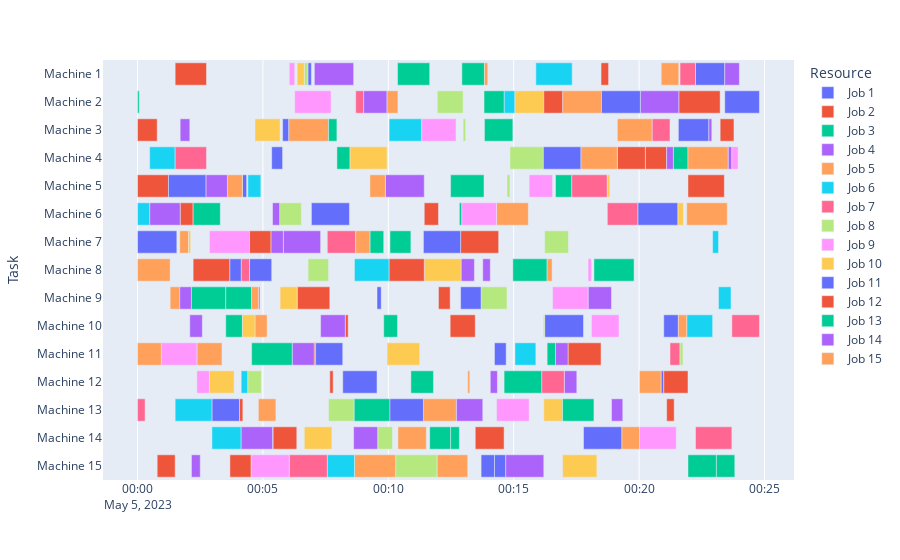

The notebook cell saved with this chart:
### Code cell
gantt_chart(schedule, times1, machines1)

### Figure 1 — Plotly figure (JSON) as saved in the notebook; plotly's stock layout.template omitted (floating-point values rounded to 4 significant figures)
{"data": [{"alignmentgroup": "True", "base": ["2023-05-05 0:22:15", "2023-05-05 0:23:25", "2023-05-05 0:05:47", "2023-05-05 0:05:21", "2023-05-05 0:04:11", "2023-05-05 0:19:57", "2023-05-05 0:00:00", "2023-05-05 0:04:28", "2023-05-05 0:09:33", "2023-05-05 0:16:14", "2023-05-05 0:07:06", "2023-05-05 0:08:11", "2023-05-05 0:02:58", "2023-05-05 0:17:47", "2023-05-05 0:14:14"], "hovertemplate": "Resource=Job 1<br>Start=%{base}<br>Finish=%{x}<br>Task=%{y}<extra></extra>", "legendgroup": "Job 1", "marker": {"color": "#636efa", "pattern": {"shape": ""}}, "name": "Job 1", "offsetgroup": "Job 1", "orientation": "h", "showlegend": true, "textposition": "auto", "type": "bar", "x": [70000, 83000, 15000, 26000, 10000, 96000, 94000, 53000, 10000, 93000, 65000, 82000, 66000, 92000, 27000], "xaxis": "x", "y": ["Machine 1", "Machine 2", "Machine 3", "Machine 4", "Machine 5", "Machine 6", "Machine 7", "Machine 8", "Machine 9", "Machine 10", "Machine 11", "Machine 12", "Machine 13", "Machine 14", "Machine 15"], "yaxis": "y"}, {"alignmentgroup": "True", "base": ["2023-05-05 0:18:29", "2023-05-05 0:21:35", "2023-05-05 0:23:14", "2023-05-05 0:20:15", "2023-05-05 0:00:00", "2023-05-05 0:01:42", "2023-05-05 0:12:53", "2023-05-05 0:02:13", "2023-05-05 0:06:22", "2023-05-05 0:08:17", "2023-05-05 0:17:10", "2023-05-05 0:07:40", "2023-05-05 0:21:06", "2023-05-05 0:05:24", "2023-05-05 0:03:41"], "hovertemplate": "Resource=Job 2<br>Start=%{base}<br>Finish=%{x}<br>Task=%{y}<extra></extra>", "legendgroup": "Job 2", "marker": {"color": "#EF553B", "pattern": {"shape": ""}}, "name": "Job 2", "offsetgroup": "Job 2", "orientation": "h", "showlegend": true, "textposition": "auto", "type": "bar", "x": [18000, 99000, 33000, 51000, 74000, 31000, 91000, 88000, 78000, 7000, 79000, 8000, 18000, 57000, 51000], "xaxis": "x", "y": ["Machine 1", "Machine 2", "Machine 3", "Machine 4", "Machine 5", "Machine 6", "Machine 7", "Machine 8", "Machine 9", "Machine 10", "Machine 11", "Machine 12", "Machine 13", "Machine 14", "Machine 15"], "yaxis": "y"}, {"alignmentgroup": "True", "base": ["2023-05-05 0:12:56", "2023-05-05 0:00:00", "2023-05-05 0:13:50", "2023-05-05 0:21:22", "2023-05-05 0:16:40", "2023-05-05 0:12:50", "2023-05-05 0:10:04", "2023-05-05 0:14:58", "2023-05-05 0:02:09", "2023-05-05 0:03:31", "2023-05-05 0:16:20", "2023-05-05 0:10:54", "2023-05-05 0:08:38", "2023-05-05 0:12:29", "2023-05-05 0:21:57"], "hovertemplate": "Resource=Job 3<br>Start=%{base}<br>Finish=%{x}<br>Task=%{y}<extra></extra>", "legendgroup": "Job 3", "marker": {"color": "#00cc96", "pattern": {"shape": ""}}, "name": "Job 3", "offsetgroup": "Job 3", "orientation": "h", "showlegend": true, "textposition": "auto", "type": "bar", "x": [54000, 4000, 68000, 35000, 39000, 6000, 50000, 82000, 82000, 40000, 20000, 54000, 86000, 21000, 68000], "xaxis": "x", "y": ["Machine 1", "Machine 2", "Machine 3", "Machine 4", "Machine 5", "Machine 6", "Machine 7", "Machine 8", "Machine 9", "Machine 10", "Machine 11", "Machine 12", "Machine 13", "Machine 14", "Machine 15"], "yaxis": "y"}, {"alignmentgroup": "True", "base": ["2023-05-05 0:07:03", "2023-05-05 0:20:03", "2023-05-05 0:01:42", "2023-05-05 0:23:33", "2023-05-05 0:09:53", "2023-05-05 0:00:29", "2023-05-05 0:05:19", "2023-05-05 0:12:54", "2023-05-05 0:17:58", "2023-05-05 0:02:05", "2023-05-05 0:06:10", "2023-05-05 0:17:01", "2023-05-05 0:18:54", "2023-05-05 0:08:37", "2023-05-05 0:14:41"], "hovertemplate": "Resource=Job 4<br>Start=%{base}<br>Finish=%{x}<br>Task=%{y}<extra></extra>", "legendgroup": "Job 4", "marker": {"color": "#ab63fa", "pattern": {"shape": ""}}, "name": "Job 4", "offsetgroup": "Job 4", "orientation": "h", "showlegend": true, "textposition": "auto", "type": "bar", "x": [94000, 92000, 23000, 9000, 93000, 73000, 30000, 32000, 56000, 30000, 53000, 30000, 27000, 58000, 91000], "xaxis": "x", "y": ["Machine 1", "Machine 2", "Machine 3", "Machine 4", "Machine 5", "Machine 6", "Machine 7", "Machine 8", "Machine 9", "Machine 10", "Machine 11", "Machine 12", "Machine 13", "Machine 14", "Machine 15"], "yaxis": "y"}, {"alignmentgroup": "True", "base": ["2023-05-05 0:20:53", "2023-05-05 0:16:57", "2023-05-05 0:06:02", "2023-05-05 0:21:57", "2023-05-05 0:03:35", "2023-05-05 0:14:19", "2023-05-05 0:01:41", "2023-05-05 0:00:00", "2023-05-05 0:01:18", "2023-05-05 0:04:41", "2023-05-05 0:02:22", "2023-05-05 0:20:01", "2023-05-05 0:11:24", "2023-05-05 0:19:19", "2023-05-05 0:08:39"], "hovertemplate": "Resource=Job 5<br>Start=%{base}<br>Finish=%{x}<br>Task=%{y}<extra></extra>", "legendgroup": "Job 5", "marker": {"color": "#FFA15A", "pattern": {"shape": ""}}, "name": "Job 5", "offsetgroup": "Job 5", "orientation": "h", "showlegend": true, "textposition": "auto", "type": "bar", "x": [42000, 93000, 95000, 96000, 36000, 76000, 21000, 78000, 23000, 29000, 60000, 52000, 79000, 42000, 99000], "xaxis": "x", "y": ["Machine 1", "Machine 2", "Machine 3", "Machine 4", "Machine 5", "Machine 6", "Machine 7", "Machine 8", "Machine 9", "Machine 10", "Machine 11", "Machine 12", "Machine 13", "Machine 14", "Machine 15"], "yaxis": "y"}, {"alignmentgroup": "True", "base": ["2023-05-05 0:15:53", "2023-05-05 0:14:37", "2023-05-05 0:10:02", "2023-05-05 0:00:29", "2023-05-05 0:04:24", "2023-05-05 0:00:00", "2023-05-05 0:22:56", "2023-05-05 0:08:39", "2023-05-05 0:23:10", "2023-05-05 0:21:54", "2023-05-05 0:15:03", "2023-05-05 0:04:08", "2023-05-05 0:01:30", "2023-05-05 0:02:58", "2023-05-05 0:07:34"], "hovertemplate": "Resource=Job 6<br>Start=%{base}<br>Finish=%{x}<br>Task=%{y}<extra></extra>", "legendgroup": "Job 6", "marker": {"color": "#19d3f3", "pattern": {"shape": ""}}, "name": "Job 6", "offsetgroup": "Job 6", "orientation": "h", "showlegend": true, "textposition": "auto", "type": "bar", "x": [87000, 26000, 78000, 61000, 31000, 29000, 14000, 83000, 30000, 62000, 50000, 16000, 88000, 70000, 65000], "xaxis": "x", "y": ["Machine 1", "Machine 2", "Machine 3", "Machine 4", "Machine 5", "Machine 6", "Machine 7", "Machine 8", "Machine 9", "Machine 10", "Machine 11", "Machine 12", "Machine 13", "Machine 14", "Machine 15"], "yaxis": "y"}, {"alignmentgroup": "True", "base": ["2023-05-05 0:21:38", "2023-05-05 0:08:42", "2023-05-05 0:20:31", "2023-05-05 0:01:30", "2023-05-05 0:17:19", "2023-05-05 0:18:44", "2023-05-05 0:07:34", "2023-05-05 0:04:08", "2023-05-05 0:04:49", "2023-05-05 0:23:42", "2023-05-05 0:21:14", "2023-05-05 0:16:07", "2023-05-05 0:00:00", "2023-05-05 0:22:15", "2023-05-05 0:06:03"], "hovertemplate": "Resource=Job 7<br>Start=%{base}<br>Finish=%{x}<br>Task=%{y}<extra></extra>", "legendgroup": "Job 7", "marker": {"color": "#FF6692", "pattern": {"shape": ""}}, "name": "Job 7", "offsetgroup": "Job 7", "orientation": "h", "showlegend": true, "textposition": "auto", "type": "bar", "x": [37000, 19000, 43000, 75000, 85000, 73000, 68000, 20000, 4000, 66000, 24000, 54000, 18000, 87000, 91000], "xaxis": "x", "y": ["Machine 1", "Machine 2", "Machine 3", "Machine 4", "Machine 5", "Machine 6", "Machine 7", "Machine 8", "Machine 9", "Machine 10", "Machine 11", "Machine 12", "Machine 13", "Machine 14", "Machine 15"], "yaxis": "y"}, {"alignmentgroup": "True", "base": ["2023-05-05 0:06:39", "2023-05-05 0:11:57", "2023-05-05 0:12:59", "2023-05-05 0:14:51", "2023-05-05 0:14:44", "2023-05-05 0:05:40", "2023-05-05 0:16:14", "2023-05-05 0:06:48", "2023-05-05 0:13:42", "2023-05-05 0:16:11", "2023-05-05 0:21:38", "2023-05-05 0:04:24", "2023-05-05 0:07:37", "2023-05-05 0:09:35", "2023-05-05 0:10:18"], "hovertemplate": "Resource=Job 8<br>Start=%{base}<br>Finish=%{x}<br>Task=%{y}<extra></extra>", "legendgroup": "Job 8", "marker": {"color": "#B6E880", "pattern": {"shape": ""}}, "name": "Job 8", "offsetgroup": "Job 8", "orientation": "h", "showlegend": true, "textposition": "auto", "type": "bar", "x": [9000, 62000, 6000, 80000, 7000, 52000, 57000, 49000, 62000, 3000, 7000, 32000, 61000, 35000, 99000], "xaxis": "x", "y": ["Machine 1", "Machine 2", "Machine 3", "Machine 4", "Machine 5", "Machine 6", "Machine 7", "Machine 8", "Machine 9", "Machine 10", "Machine 11", "Machine 12", "Machine 13", "Machine 14", "Machine 15"], "yaxis": "y"}, {"alignmentgroup": "True", "base": ["2023-05-05 0:06:03", "2023-05-05 0:06:16", "2023-05-05 0:11:20", "2023-05-05 0:23:42", "2023-05-05 0:15:37", "2023-05-05 0:12:56", "2023-05-05 0:02:52", "2023-05-05 0:17:58", "2023-05-05 0:16:33", "2023-05-05 0:18:06", "2023-05-05 0:00:57", "2023-05-05 0:02:22", "2023-05-05 0:14:19", "2023-05-05 0:20:01", "2023-05-05 0:04:32"], "hovertemplate": "Resource=Job 9<br>Start=%{base}<br>Finish=%{x}<br>Task=%{y}<extra></extra>", "legendgroup": "Job 9", "marker": {"color": "#FF97FF", "pattern": {"shape": ""}}, "name": "Job 9", "offsetgroup": "Job 9", "orientation": "h", "showlegend": true, "textposition": "auto", "type": "bar", "x": [13000, 87000, 82000, 15000, 56000, 83000, 96000, 8000, 85000, 66000, 85000, 30000, 78000, 88000, 91000], "xaxis": "x", "y": ["Machine 1", "Machine 2", "Machine 3", "Machine 4", "Machine 5", "Machine 6", "Machine 7", "Machine 8", "Machine 9", "Machine 10", "Machine 11", "Machine 12", "Machine 13", "Machine 14", "Machine 15"], "yaxis": "y"}, {"alignmentgroup": "True", "base": ["2023-05-05 0:06:22", "2023-05-05 0:15:03", "2023-05-05 0:04:41", "2023-05-05 0:08:28", "2023-05-05 0:18:44", "2023-05-05 0:21:33", "2023-05-05 0:02:02", "2023-05-05 0:11:26", "2023-05-05 0:05:41", "2023-05-05 0:04:11", "2023-05-05 0:09:57", "2023-05-05 0:02:52", "2023-05-05 0:16:12", "2023-05-05 0:06:39", "2023-05-05 0:16:57"], "hovertemplate": "Resource=Job 10<br>Start=%{base}<br>Finish=%{x}<br>Task=%{y}<extra></extra>", "legendgroup": "Job 10", "marker": {"color": "#FECB52", "pattern": {"shape": ""}}, "name": "Job 10", "offsetgroup": "Job 10", "orientation": "h", "showlegend": true, "textposition": "auto", "type": "bar", "x": [17000, 69000, 60000, 89000, 6000, 13000, 5000, 88000, 41000, 30000, 78000, 59000, 45000, 66000, 82000], "xaxis": "x", "y": ["Machine 1", "Machine 2", "Machine 3", "Machine 4", "Machine 5", "Machine 6", "Machine 7", "Machine 8", "Machine 9", "Machine 10", "Machine 11", "Machine 12", "Machine 13", "Machine 14", "Machine 15"], "yaxis": "y"}, {"alignmentgroup": "True", "base": ["2023-05-05 0:06:48", "2023-05-05 0:18:30", "2023-05-05 0:21:34", "2023-05-05 0:16:11", "2023-05-05 0:01:14", "2023-05-05 0:06:56", "2023-05-05 0:11:24", "2023-05-05 0:03:41", "2023-05-05 0:12:53", "2023-05-05 0:20:59", "2023-05-05 0:14:14", "2023-05-05 0:20:53", "2023-05-05 0:10:04", "2023-05-05 0:05:23", "2023-05-05 0:13:42"], "hovertemplate": "Resource=Job 11<br>Start=%{base}<br>Finish=%{x}<br>Task=%{y}<extra></extra>", "legendgroup": "Job 11", "marker": {"color": "#636efa", "pattern": {"shape": ""}}, "name": "Job 11", "offsetgroup": "Job 11", "orientation": "h", "showlegend": true, "textposition": "auto", "type": "bar", "x": [8000, 93000, 73000, 90000, 90000, 91000, 89000, 27000, 49000, 35000, 28000, 6000, 80000, 1000, 32000], "xaxis": "x", "y": ["Machine 1", "Machine 2", "Machine 3", "Machine 4", "Machine 5", "Machine 6", "Machine 7", "Machine 8", "Machine 9", "Machine 10", "Machine 11", "Machine 12", "Machine 13", "Machine 14", "Machine 15"], "yaxis": "y"}, {"alignmentgroup": "True", "base": ["2023-05-05 0:01:30", "2023-05-05 0:16:12", "2023-05-05 0:00:00", "2023-05-05 0:19:08", "2023-05-05 0:21:57", "2023-05-05 0:11:26", "2023-05-05 0:04:28", "2023-05-05 0:10:02", "2023-05-05 0:12:00", "2023-05-05 0:12:28", "2023-05-05 0:07:03", "2023-05-05 0:20:59", "2023-05-05 0:04:04", "2023-05-05 0:13:28", "2023-05-05 0:00:47"], "hovertemplate": "Resource=Job 12<br>Start=%{base}<br>Finish=%{x}<br>Task=%{y}<extra></extra>", "legendgroup": "Job 12", "marker": {"color": "#EF553B", "pattern": {"shape": ""}}, "name": "Job 12", "offsetgroup": "Job 12", "orientation": "h", "showlegend": true, "textposition": "auto", "type": "bar", "x": [75000, 45000, 47000, 67000, 87000, 34000, 51000, 84000, 28000, 60000, 3000, 58000, 8000, 69000, 43000], "xaxis": "x", "y": ["Machine 1", "Machine 2", "Machine 3", "Machine 4", "Machine 5", "Machine 6", "Machine 7", "Machine 8", "Machine 9", "Machine 10", "Machine 11", "Machine 12", "Machine 13", "Machine 14", "Machine 15"], "yaxis": "y"}, {"alignmentgroup": "True", "base": ["2023-05-05 0:10:22", "2023-05-05 0:13:49", "2023-05-05 0:07:37", "2023-05-05 0:07:57", "2023-05-05 0:12:29", "2023-05-05 0:02:13", "2023-05-05 0:09:16", "2023-05-05 0:18:12", "2023-05-05 0:03:31", "2023-05-05 0:09:49", "2023-05-05 0:04:33", "2023-05-05 0:14:37", "2023-05-05 0:16:57", "2023-05-05 0:11:39", "2023-05-05 0:23:05"], "hovertemplate": "Resource=Job 13<br>Start=%{base}<br>Finish=%{x}<br>Task=%{y}<extra></extra>", "legendgroup": "Job 13", "marker": {"color": "#00cc96", "pattern": {"shape": ""}}, "name": "Job 13", "offsetgroup": "Job 13", "orientation": "h", "showlegend": true, "textposition": "auto", "type": "bar", "x": [77000, 48000, 20000, 31000, 80000, 65000, 33000, 96000, 62000, 33000, 97000, 90000, 75000, 50000, 44000], "xaxis": "x", "y": ["Machine 1", "Machine 2", "Machine 3", "Machine 4", "Machine 5", "Machine 6", "Machine 7", "Machine 8", "Machine 9", "Machine 10", "Machine 11", "Machine 12", "Machine 13", "Machine 14", "Machine 15"], "yaxis": "y"}, {"alignmentgroup": "True", "base": ["2023-05-05 0:23:25", "2023-05-05 0:09:01", "2023-05-05 0:22:47", "2023-05-05 0:21:06", "2023-05-05 0:02:44", "2023-05-05 0:05:23", "2023-05-05 0:05:49", "2023-05-05 0:13:46", "2023-05-05 0:01:41", "2023-05-05 0:07:18", "2023-05-05 0:16:40", "2023-05-05 0:14:04", "2023-05-05 0:12:43", "2023-05-05 0:04:08", "2023-05-05 0:02:09"], "hovertemplate": "Resource=Job 14<br>Start=%{base}<br>Finish=%{x}<br>Task=%{y}<extra></extra>", "legendgroup": "Job 14", "marker": {"color": "#ab63fa", "pattern": {"shape": ""}}, "name": "Job 14", "offsetgroup": "Job 14", "orientation": "h", "showlegend": true, "textposition": "auto", "type": "bar", "x": [35000, 56000, 7000, 16000, 51000, 17000, 89000, 18000, 28000, 59000, 30000, 17000, 63000, 75000, 21000], "xaxis": "x", "y": ["Machine 1", "Machine 2", "Machine 3", "Machine 4", "Machine 5", "Machine 6", "Machine 7", "Machine 8", "Machine 9", "Machine 10", "Machine 11", "Machine 12", "Machine 13", "Machine 14", "Machine 15"], "yaxis": "y"}, {"alignmentgroup": "True", "base": ["2023-05-05 0:13:50", "2023-05-05 0:09:57", "2023-05-05 0:19:08", "2023-05-05 0:17:41", "2023-05-05 0:09:16", "2023-05-05 0:21:54", "2023-05-05 0:08:42", "2023-05-05 0:16:20", "2023-05-05 0:04:33", "2023-05-05 0:21:34", "2023-05-05 0:00:00", "2023-05-05 0:13:10", "2023-05-05 0:04:49", "2023-05-05 0:10:23", "2023-05-05 0:11:57"], "hovertemplate": "Resource=Job 15<br>Start=%{base}<br>Finish=%{x}<br>Task=%{y}<extra></extra>", "legendgroup": "Job 15", "marker": {"color": "#FFA15A", "pattern": {"shape": ""}}, "name": "Job 15", "offsetgroup": "Job 15", "orientation": "h", "showlegend": true, "textposition": "auto", "type": "bar", "x": [8000, 26000, 83000, 87000, 37000, 97000, 34000, 12000, 16000, 20000, 57000, 5000, 42000, 68000, 73000], "xaxis": "x", "y": ["Machine 1", "Machine 2", "Machine 3", "Machine 4", "Machine 5", "Machine 6", "Machine 7", "Machine 8", "Machine 9", "Machine 10", "Machine 11", "Machine 12", "Machine 13", "Machine 14", "Machine 15"], "yaxis": "y"}], "layout": {"barmode": "overlay", "legend": {"title": {"text": "Resource"}, "tracegroupgap": 0}, "margin": {"t": 60}, "xaxis": {"anchor": "y", "domain": [0, 1], "type": "date"}, "yaxis": {"anchor": "x", "autorange": "reversed", "domain": [0, 1], "title": {"text": "Task"}}}}
